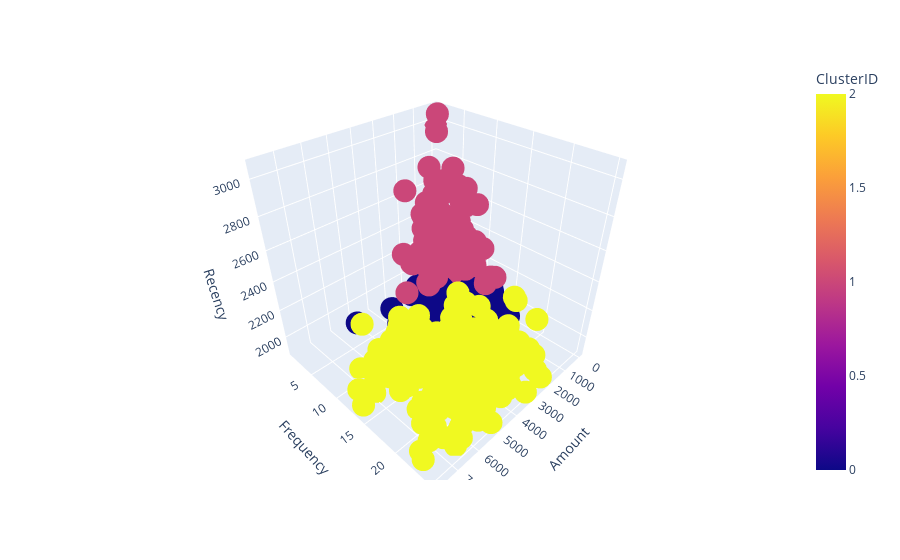

Notebook code for this chart:
### Code cell
import plotly.express as px
fig = px.scatter_3d(df1, x='Amount', y='Frequency', z='Recency', color = "ClusterID")
fig.show()

### Figure 1 — Plotly figure (JSON) as saved in the notebook; plotly's stock layout.template omitted (floating-point values rounded to 4 significant figures; data arrays with more than 128 entries replaced by an {"elided": "..."} marker saying what was removed)
{"data": [{"hovertemplate": "Amount=%{x}<br>Frequency=%{y}<br>Recency=%{z}<br>ClusterID=%{marker.color}<extra></extra>", "legendgroup": "", "marker": {"color": {"elided": "730 int values"}, "coloraxis": "coloraxis", "symbol": "circle"}, "mode": "markers", "name": "", "scene": "scene", "showlegend": false, "type": "scatter3d", "x": {"elided": "730 float values"}, "y": {"elided": "730 int values"}, "z": {"elided": "730 int values"}}], "layout": {"coloraxis": {"colorbar": {"title": {"text": "ClusterID"}}, "colorscale": [[0, "#0d0887"], [0.1111, "#46039f"], [0.2222, "#7201a8"], [0.3333, "#9c179e"], [0.4444, "#bd3786"], [0.5556, "#d8576b"], [0.6667, "#ed7953"], [0.7778, "#fb9f3a"], [0.8889, "#fdca26"], [1, "#f0f921"]]}, "legend": {"tracegroupgap": 0}, "margin": {"t": 60}, "scene": {"domain": {"x": [0, 1], "y": [0, 1]}, "xaxis": {"title": {"text": "Amount"}}, "yaxis": {"title": {"text": "Frequency"}}, "zaxis": {"title": {"text": "Recency"}}}}}
